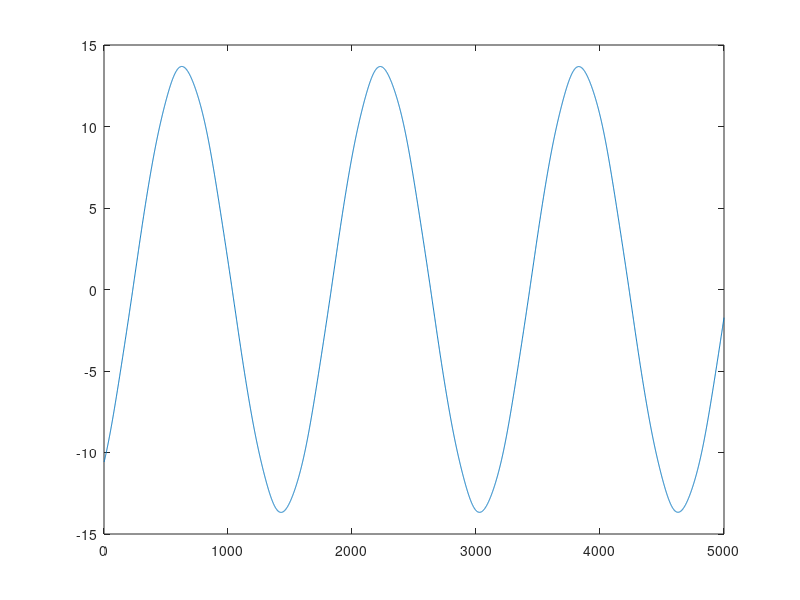

MATLAB code to generate this figure:
real = load('real.txt');
expect = load('expect.txt');

real_ia = real(:,1);
real_ib = real(:,2);
real_ic = real(:,3);
expect_ia = expect(:,1);
expect_ib = expect(:,2);
expect_ic = expect(:,3);

plot(real_ia);
plot(real_ib);
plot(real_ic);

plot(expect_ia);
plot(expect_ib);
plot(expect_ic);


